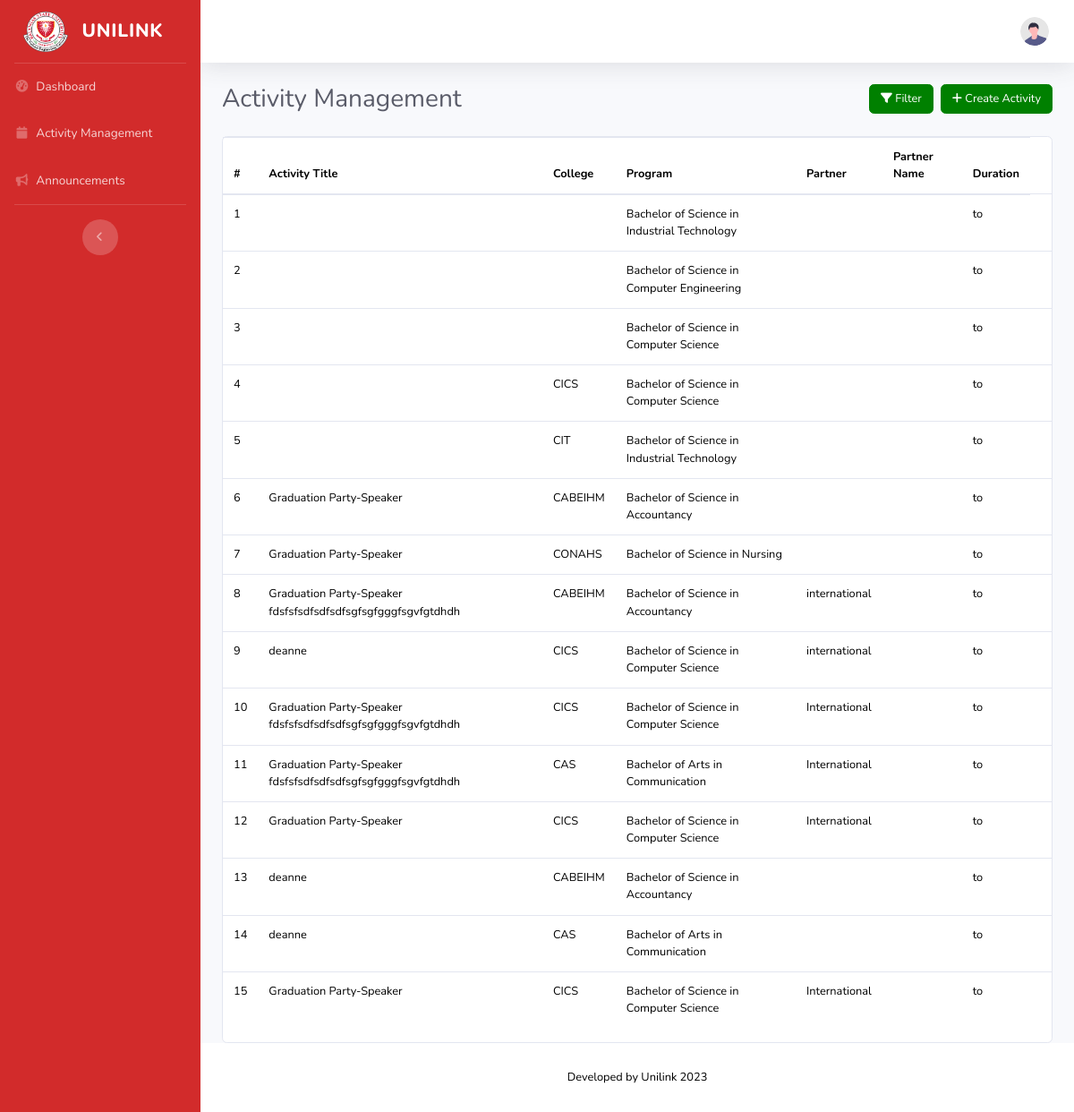
Page /ui-formsPreview.php on the earlier database version.
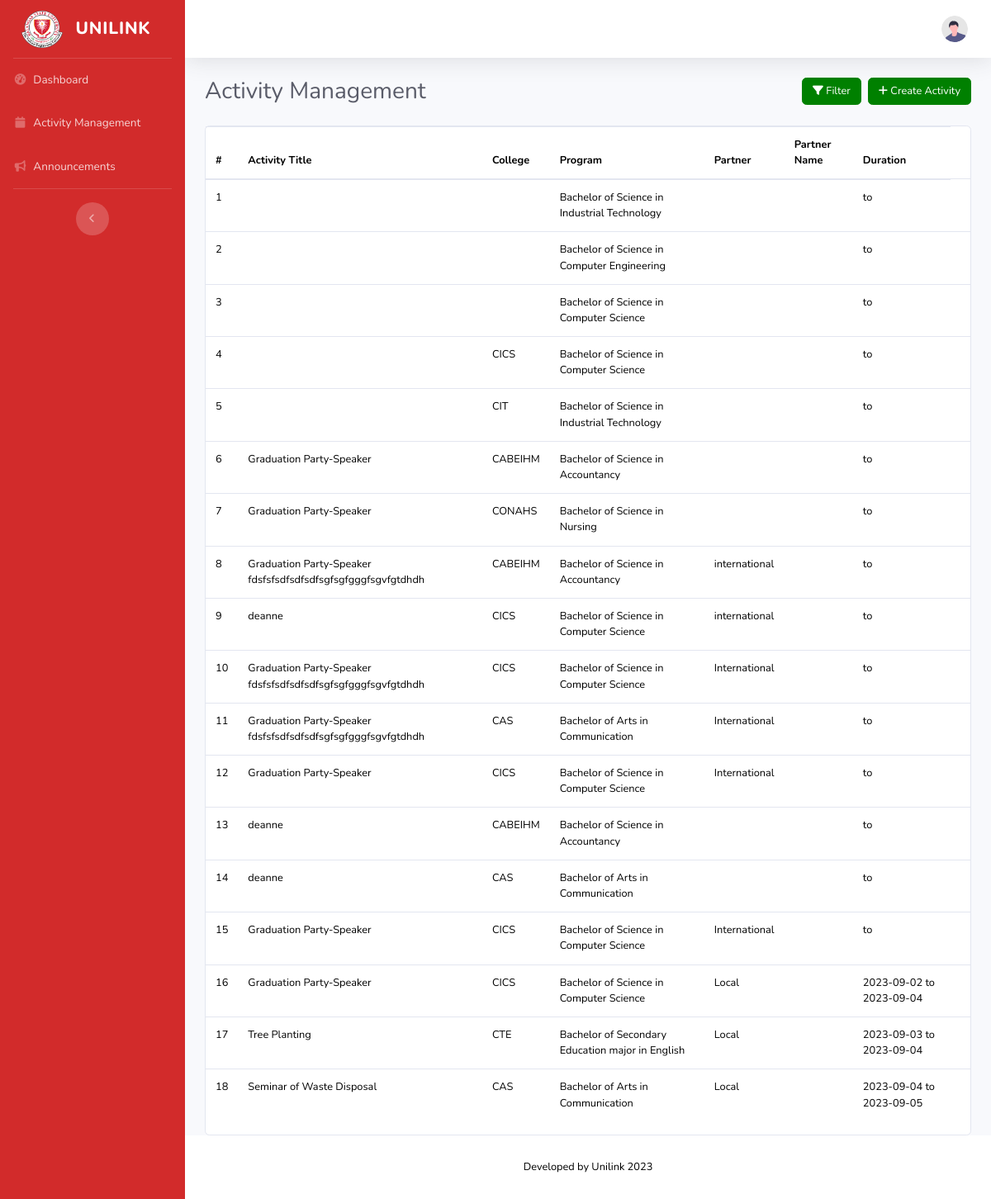
Same page on the later database version.
### tables this page shows
CREATE TABLE `activityform` (
  `no` int(100) NOT NULL,
  `activity_title` varchar(100) NOT NULL,
  `college` varchar(100) NOT NULL,
  `program` varchar(100) NOT NULL,
  `partner` varchar(100) NOT NULL,
  `start_date` date DEFAULT NULL,
  `end_date` date DEFAULT NULL,
  `partner_name` varchar(100) NOT NULL,
  `roles` varchar(100) NOT NULL,
  `rationale` varchar(200) NOT NULL,
  `objectives` varchar(255) NOT NULL,
  `budget_source` int(100) NOT NULL
);

### ui-formsPreview.php (the view, shortened to what this page needs)
<!DOCTYPE html>
<html lang="en">
<?php
$db_host = "localhost";
$db_username = "root";
$db_password = "";
$db_name = "unilink";
$conn = new mysqli($db_host, $db_username, $db_password, $db_name);
?>
<head>
    <link href="vendor/fontawesome-free/css/all.min.css" rel="stylesheet" type="text/css">
    <link href="css/sb-admin-2.min.css" rel="stylesheet">
</head>
<body id="page-top">
    <div id="wrapper">
        <ul class="navbar-nav bg-gradient-primary sidebar sidebar-dark accordion" id="accordionSidebar">
            <a class="sidebar-brand d-flex align-items-center justify-content-center" href="index.php">
                <img src="..\Unilink\BSU.png" height="45" width="50">
                <div class="sidebar-brand-text mx-3">UNILINK</div>
            </a>
            <hr class="sidebar-divider my-0">
            <li class="nav-item">
                <a class="nav-link" href="index.php">
                    <i class="fas fa-fw fa-tachometer-alt"></i>
                    <span>Dashboard</span></a>
            </li>
            <li class="nav-item">
                <a class="nav-link" href="ui-formsPreview.php">
                    <i class="fas fa-fw fa-calendar"></i>
                    <span>Activity Management</span></a>
            </li>
            <li class="nav-item">
                <a class="nav-link" href="ui-announcement.php">
                    <i class="fas fa-fw fa-bullhorn"></i>
                    <span>Announcements</span>
                </a>
            </li>
            <hr class="sidebar-divider">
            <div class="text-center d-none d-md-inline">
                <button class="rounded-circle border-0" id="sidebarToggle"></button>
            </div>
        </ul>
        <div id="content-wrapper" class="d-flex flex-column">
            <div id="content">
                <nav class="navbar navbar-expand navbar-light bg-white topbar mb-4 static-top shadow">
                    <ul class="navbar-nav ml-auto">
                        <li class="nav-item dropdown no-arrow">
                            <a class="nav-link dropdown-toggle" href="#" id="userDropdown" role="button"
                               data-toggle="dropdown" aria-haspopup="true" aria-expanded="false">
                                <img class="img-profile rounded-circle"
                                     src="imgs/undraw_profile.svg">
                            </a>
                        </li>
                    </ul>
                </nav>
                <div class="container-fluid">
                    <div class="d-flex justify-content-between align-items-center mb-4">
                        <h3 class="h3 mb-0 text-gray-800">Activity Management</h3>
                        <div class="d-flex">
                            <a class="btn btn-primary rounded-fill mr-2" href="#" role="button">
                                <i class="fas fa-filter"></i> Filter
                            </a>
                            <a class="btn btn-primary rounded-fill" href="ui-forms.php" role="button">
                                <i class="fas fa-plus"></i> Create Activity
                            </a>
                        </div>
                    </div>
                    <div class="card">
                        <div class="table-responsive">
                            <table class="table table-hover">
                                <thead>
                                <tr>
                                    <th>#</th>
                                    <th>Activity Title</th>
                                    <th>College</th>
                                    <th>Program</th>
                                    <th>Partner</th>
                                    <th>Partner Name</th>
                                    <th>Duration</th>
                                </tr>
                                </thead>
                                <tbody>
                                <?php
                                $query = "SELECT * FROM activityform;";
                                $sql = mysqli_query($conn, $query);
                                while ($row = mysqli_fetch_array($sql)) {
                                    ?>
                                    <tr>
                                        <td><?php echo $row["no"]; ?></td>
                                        <td><?php echo $row["activity_title"]; ?></td>
                                        <td><?php echo $row["college"]; ?></td>
                                        <td><?php echo $row["program"]; ?></td>
                                        <td><?php echo $row["partner"]; ?></td>
                                        <td><?php echo $row["partner_name"]; ?></td>
                                        <td><?php echo $row["start_date"] . ' to ' . $row["end_date"]; ?></td>
                                        <td>
                                        </td>
                                    </tr>
                                    <?php
                                }
                                ?>
                                </tbody>
                            </table>
                        </div>
                    </div>
                </div>
                <footer class="sticky-footer bg-white">
                    <div class="container my-auto">
                        <div class="copyright text-center my-auto">
                            <span>Developed by Unilink 2023</span>
                        </div>
                    </div>
                </footer>
            </div>
        </div>
    </body>
</html>

Differences in the rows shown:
added activityform: no "16", activity_title "Graduation Party-Speaker", college "CICS", program "Bachelor of Science in Computer Science", partner "Local", start_date "2023-09-02", end_date "2023-09-04"
added activityform: no "17", activity_title "Tree Planting", college "CTE", program "Bachelor of Secondary Education major in English", partner "Local", start_date "2023-09-03", end_date "2023-09-04"
added activityform: no "18", activity_title "Seminar of Waste Disposal", college "CAS", program "Bachelor of Arts in Communication", partner "Local", start_date "2023-09-04", end_date "2023-09-05"
